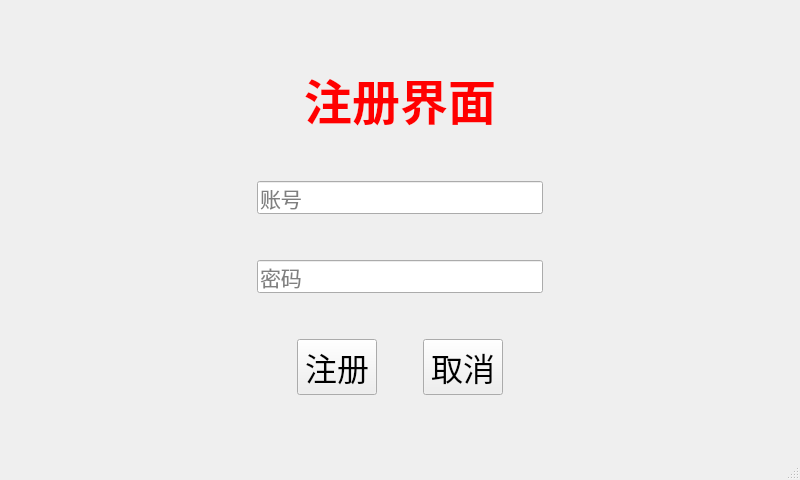
<?xml version="1.0" encoding="UTF-8"?>
<ui version="4.0">
 <class>reg_UI</class>
 <widget class="QMainWindow" name="reg_UI">
  <property name="geometry">
   <rect>
    <x>0</x>
    <y>0</y>
    <width>800</width>
    <height>480</height>
   </rect>
  </property>
  <property name="windowTitle">
   <string>MainWindow</string>
  </property>
  <property name="styleSheet">
   <string notr="true">reg_UI{
	border-image: url(:/back.bmp);
}</string>
  </property>
  <widget class="QWidget" name="centralwidget">
   <layout class="QGridLayout" name="gridLayout">
    <item row="0" column="1">
     <spacer name="verticalSpacer_5">
      <property name="orientation">
       <enum>Qt::Vertical</enum>
      </property>
      <property name="sizeHint" stdset="0">
       <size>
        <width>20</width>
        <height>38</height>
       </size>
      </property>
     </spacer>
    </item>
    <item row="1" column="0">
     <spacer name="horizontalSpacer_4">
      <property name="orientation">
       <enum>Qt::Horizontal</enum>
      </property>
      <property name="sizeHint" stdset="0">
       <size>
        <width>233</width>
        <height>20</height>
       </size>
      </property>
     </spacer>
    </item>
    <item row="1" column="1">
     <layout class="QVBoxLayout" name="verticalLayout">
      <item>
       <widget class="QLabel" name="reg_title">
        <property name="font">
         <font>
          <family>狮子座字体</family>
          <pointsize>36</pointsize>
          <weight>75</weight>
          <italic>false</italic>
          <bold>true</bold>
         </font>
        </property>
        <property name="styleSheet">
         <string notr="true">color: rgb(255, 0, 0);</string>
        </property>
        <property name="text">
         <string>注册界面</string>
        </property>
        <property name="alignment">
         <set>Qt::AlignCenter</set>
        </property>
       </widget>
      </item>
      <item>
       <spacer name="verticalSpacer_3">
        <property name="orientation">
         <enum>Qt::Vertical</enum>
        </property>
        <property name="sizeHint" stdset="0">
         <size>
          <width>20</width>
          <height>40</height>
         </size>
        </property>
       </spacer>
      </item>
      <item>
       <widget class="QLineEdit" name="reg_name">
        <property name="font">
         <font>
          <pointsize>16</pointsize>
         </font>
        </property>
        <property name="text">
         <string/>
        </property>
        <property name="placeholderText">
         <string>账号</string>
        </property>
       </widget>
      </item>
      <item>
       <spacer name="verticalSpacer_2">
        <property name="orientation">
         <enum>Qt::Vertical</enum>
        </property>
        <property name="sizeHint" stdset="0">
         <size>
          <width>20</width>
          <height>40</height>
         </size>
        </property>
       </spacer>
      </item>
      <item>
       <widget class="QLineEdit" name="reg_password">
        <property name="font">
         <font>
          <pointsize>16</pointsize>
         </font>
        </property>
        <property name="text">
         <string/>
        </property>
        <property name="echoMode">
         <enum>QLineEdit::Password</enum>
        </property>
        <property name="placeholderText">
         <string>密码</string>
        </property>
       </widget>
      </item>
      <item>
       <spacer name="verticalSpacer">
        <property name="orientation">
         <enum>Qt::Vertical</enum>
        </property>
        <property name="sizeHint" stdset="0">
         <size>
          <width>20</width>
          <height>40</height>
         </size>
        </property>
       </spacer>
      </item>
      <item>
       <layout class="QHBoxLayout" name="horizontalLayout">
        <item>
         <spacer name="horizontalSpacer">
          <property name="orientation">
           <enum>Qt::Horizontal</enum>
          </property>
          <property name="sizeHint" stdset="0">
           <size>
            <width>40</width>
            <height>20</height>
           </size>
          </property>
         </spacer>
        </item>
        <item>
         <widget class="QPushButton" name="reg_reg">
          <property name="font">
           <font>
            <family>汉仪喵魂体W</family>
            <pointsize>24</pointsize>
           </font>
          </property>
          <property name="styleSheet">
           <string notr="true"/>
          </property>
          <property name="text">
           <string>注册</string>
          </property>
         </widget>
        </item>
        <item>
         <spacer name="horizontalSpacer_2">
          <property name="orientation">
           <enum>Qt::Horizontal</enum>
          </property>
          <property name="sizeHint" stdset="0">
           <size>
            <width>40</width>
            <height>20</height>
           </size>
          </property>
         </spacer>
        </item>
        <item>
         <widget class="QPushButton" name="reg_cancel">
          <property name="font">
           <font>
            <family>汉仪喵魂体W</family>
            <pointsize>24</pointsize>
           </font>
          </property>
          <property name="text">
           <string>取消</string>
          </property>
         </widget>
        </item>
        <item>
         <spacer name="horizontalSpacer_3">
          <property name="orientation">
           <enum>Qt::Horizontal</enum>
          </property>
          <property name="sizeHint" stdset="0">
           <size>
            <width>40</width>
            <height>20</height>
           </size>
          </property>
         </spacer>
        </item>
       </layout>
      </item>
     </layout>
    </item>
    <item row="1" column="2">
     <spacer name="horizontalSpacer_5">
      <property name="orientation">
       <enum>Qt::Horizontal</enum>
      </property>
      <property name="sizeHint" stdset="0">
       <size>
        <width>233</width>
        <height>20</height>
       </size>
      </property>
     </spacer>
    </item>
    <item row="2" column="1">
     <spacer name="verticalSpacer_4">
      <property name="orientation">
       <enum>Qt::Vertical</enum>
      </property>
      <property name="sizeHint" stdset="0">
       <size>
        <width>20</width>
        <height>38</height>
       </size>
      </property>
     </spacer>
    </item>
   </layout>
  </widget>
  <widget class="QMenuBar" name="menubar">
   <property name="geometry">
    <rect>
     <x>0</x>
     <y>0</y>
     <width>800</width>
     <height>23</height>
    </rect>
   </property>
  </widget>
  <widget class="QStatusBar" name="statusbar"/>
 </widget>
 <resources/>
 <connections/>
</ui>
